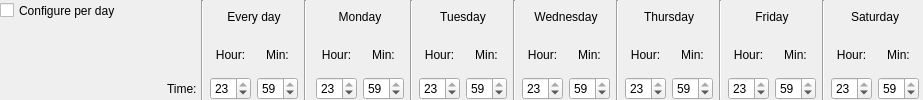
    <widget class="QWidget" name="wgLimitConfDay" native="true">
     <property name="enabled">
      <bool>true</bool>
     </property>
     <layout class="QHBoxLayout" name="lyLimitConfDay">
      <property name="spacing">
       <number>0</number>
      </property>
      <property name="margin">
       <number>0</number>
      </property>
      <item>
       <layout class="QVBoxLayout" name="verticalLayout_1">
        <item>
         <widget class="QCheckBox" name="ckLimitDay">
          <property name="minimumSize">
           <size>
            <width>0</width>
            <height>21</height>
           </size>
          </property>
          <property name="layoutDirection">
           <enum>Qt::LeftToRight</enum>
          </property>
          <property name="text">
           <string>Configure per day</string>
          </property>
         </widget>
        </item>
        <item>
         <spacer name="verticalSpacer_3">
          <property name="orientation">
           <enum>Qt::Vertical</enum>
          </property>
          <property name="sizeType">
           <enum>QSizePolicy::Expanding</enum>
          </property>
          <property name="sizeHint" stdset="0">
           <size>
            <width>20</width>
            <height>30</height>
           </size>
          </property>
         </spacer>
        </item>
       </layout>
      </item>
      <item>
       <spacer name="horizontalSpacer_2">
        <property name="orientation">
         <enum>Qt::Horizontal</enum>
        </property>
        <property name="sizeHint" stdset="0">
         <size>
          <width>46</width>
          <height>20</height>
         </size>
        </property>
       </spacer>
      </item>
      <item>
       <layout class="QVBoxLayout" name="verticalLayout_3">
        <property name="rightMargin">
         <number>4</number>
        </property>
        <item>
         <spacer name="verticalSpacer_5">
          <property name="orientation">
           <enum>Qt::Vertical</enum>
          </property>
          <property name="sizeHint" stdset="0">
           <size>
            <width>20</width>
            <height>41</height>
           </size>
          </property>
         </spacer>
        </item>
        <item>
         <widget class="QLabel" name="lbTime">
          <property name="minimumSize">
           <size>
            <width>0</width>
            <height>23</height>
           </size>
          </property>
          <property name="layoutDirection">
           <enum>Qt::RightToLeft</enum>
          </property>
          <property name="text">
           <string>Time:</string>
          </property>
         </widget>
        </item>
       </layout>
      </item>
      <item>
       <widget class="QWidget" name="wgLimitEveryDay" native="true">
        <layout class="QGridLayout" name="gridLayout_2">
         <property name="leftMargin">
          <number>0</number>
         </property>
         <property name="topMargin">
          <number>0</number>
         </property>
         <property name="bottomMargin">
          <number>0</number>
         </property>
         <item row="0" column="0" rowspan="3">
          <widget class="Line" name="vLine_6">
           <property name="orientation">
            <enum>Qt::Vertical</enum>
           </property>
          </widget>
         </item>
         <item row="0" column="1" colspan="2">
          <widget class="QLabel" name="lbLimit_0">
           <property name="minimumSize">
            <size>
             <width>0</width>
             <height>21</height>
            </size>
           </property>
           <property name="text">
            <string>Every day</string>
           </property>
           <property name="alignment">
            <set>Qt::AlignCenter</set>
           </property>
          </widget>
         </item>
         <item row="0" column="3" rowspan="3">
          <widget class="Line" name="vLine_0">
           <property name="orientation">
            <enum>Qt::Vertical</enum>
           </property>
          </widget>
         </item>
         <item row="1" column="1">
          <widget class="QLabel" name="label_43">
           <property name="minimumSize">
            <size>
             <width>0</width>
             <height>0</height>
            </size>
           </property>
           <property name="frameShape">
            <enum>QFrame::NoFrame</enum>
           </property>
           <property name="text">
            <string>Hour:</string>
           </property>
           <property name="alignment">
            <set>Qt::AlignCenter</set>
           </property>
          </widget>
         </item>
         <item row="1" column="2">
          <widget class="QLabel" name="label_44">
           <property name="frameShape">
            <enum>QFrame::NoFrame</enum>
           </property>
           <property name="text">
            <string>Min:</string>
           </property>
           <property name="alignment">
            <set>Qt::AlignCenter</set>
           </property>
          </widget>
         </item>
         <item row="2" column="1">
          <widget class="QSpinBox" name="sbLimitHr_0">
           <property name="maximumSize">
            <size>
             <width>41</width>
             <height>16777215</height>
            </size>
           </property>
           <property name="maximum">
            <number>23</number>
           </property>
           <property name="value">
            <number>23</number>
           </property>
          </widget>
         </item>
         <item row="2" column="2">
          <widget class="QSpinBox" name="sbLimitMn_0">
           <property name="maximumSize">
            <size>
             <width>41</width>
             <height>16777215</height>
            </size>
           </property>
           <property name="maximum">
            <number>59</number>
           </property>
           <property name="value">
            <number>59</number>
           </property>
          </widget>
         </item>
        </layout>
       </widget>
      </item>
      <item>
       <widget class="QWidget" name="wgLimitWeek" native="true">
        <layout class="QGridLayout" name="gridLayout_3">
         <property name="leftMargin">
          <number>0</number>
         </property>
         <property name="topMargin">
          <number>0</number>
         </property>
         <property name="rightMargin">
          <number>4</number>
         </property>
         <property name="bottomMargin">
          <number>0</number>
         </property>
         <item row="0" column="0" colspan="2">
          <widget class="QLabel" name="lbLimit_1">
           <property name="minimumSize">
            <size>
             <width>0</width>
             <height>21</height>
            </size>
           </property>
           <property name="text">
            <string>Monday</string>
           </property>
           <property name="alignment">
            <set>Qt::AlignCenter</set>
           </property>
          </widget>
         </item>
         <item row="0" column="2" rowspan="3">
          <widget class="Line" name="vLine_1">
           <property name="orientation">
            <enum>Qt::Vertical</enum>
           </property>
          </widget>
         </item>
         <item row="0" column="3" colspan="2">
          <widget class="QLabel" name="lbLimit_2">
           <property name="text">
            <string>Tuesday</string>
           </property>
           <property name="alignment">
            <set>Qt::AlignCenter</set>
           </property>
          </widget>
         </item>
         <item row="0" column="5" rowspan="3">
          <widget class="Line" name="vLine_2">
           <property name="orientation">
            <enum>Qt::Vertical</enum>
           </property>
          </widget>
         </item>
         <item row="0" column="6" colspan="2">
          <widget class="QLabel" name="lbLimit_3">
           <property name="text">
            <string>Wednesday</string>
           </property>
           <property name="alignment">
            <set>Qt::AlignCenter</set>
           </property>
          </widget>
         </item>
         <item row="0" column="8" rowspan="3">
          <widget class="Line" name="vLine_3">
           <property name="orientation">
            <enum>Qt::Vertical</enum>
           </property>
          </widget>
         </item>
         <item row="0" column="9" colspan="2">
          <widget class="QLabel" name="lbLimit_4">
           <property name="text">
            <string>Thursday</string>
           </property>
           <property name="alignment">
            <set>Qt::AlignCenter</set>
           </property>
          </widget>
         </item>
         <item row="0" column="11" rowspan="3">
          <widget class="Line" name="vLine_4">
           <property name="orientation">
            <enum>Qt::Vertical</enum>
           </property>
          </widget>
         </item>
         <item row="0" column="12" colspan="2">
          <widget class="QLabel" name="lbLimit_5">
           <property name="text">
            <string>Friday</string>
           </property>
           <property name="alignment">
            <set>Qt::AlignCenter</set>
           </property>
          </widget>
         </item>
         <item row="0" column="14" rowspan="3">
          <widget class="Line" name="vLine_5">
           <property name="orientation">
            <enum>Qt::Vertical</enum>
           </property>
          </widget>
         </item>
         <item row="0" column="15" colspan="2">
          <widget class="QLabel" name="lbLimit_6">
           <property name="text">
            <string>Saturday</string>
           </property>
           <property name="alignment">
            <set>Qt::AlignCenter</set>
           </property>
          </widget>
         </item>
         <item row="1" column="0">
          <widget class="QLabel" name="label_42">
           <property name="minimumSize">
            <size>
             <width>0</width>
             <height>0</height>
            </size>
           </property>
           <property name="frameShape">
            <enum>QFrame::NoFrame</enum>
           </property>
           <property name="text">
            <string>Hour:</string>
           </property>
           <property name="alignment">
            <set>Qt::AlignCenter</set>
           </property>
          </widget>
         </item>
         <item row="1" column="1">
          <widget class="QLabel" name="label_33">
           <property name="frameShape">
            <enum>QFrame::NoFrame</enum>
           </property>
           <property name="text">
            <string>Min:</string>
           </property>
           <property name="alignment">
            <set>Qt::AlignCenter</set>
           </property>
          </widget>
         </item>
         <item row="1" column="3">
          <widget class="QLabel" name="label_32">
           <property name="frameShape">
            <enum>QFrame::NoFrame</enum>
           </property>
           <property name="text">
            <string>Hour:</string>
           </property>
           <property name="alignment">
            <set>Qt::AlignCenter</set>
           </property>
          </widget>
         </item>
         <item row="1" column="4">
          <widget class="QLabel" name="label_36">
           <property name="frameShape">
            <enum>QFrame::NoFrame</enum>
           </property>
           <property name="text">
            <string>Min:</string>
           </property>
           <property name="alignment">
            <set>Qt::AlignCenter</set>
           </property>
          </widget>
         </item>
         <item row="1" column="6">
          <widget class="QLabel" name="label_31">
           <property name="frameShape">
            <enum>QFrame::NoFrame</enum>
           </property>
           <property name="text">
            <string>Hour:</string>
           </property>
           <property name="alignment">
            <set>Qt::AlignCenter</set>
           </property>
          </widget>
         </item>
         <item row="1" column="7">
          <widget class="QLabel" name="label_37">
           <property name="frameShape">
            <enum>QFrame::NoFrame</enum>
           </property>
           <property name="text">
            <string>Min:</string>
           </property>
           <property name="alignment">
            <set>Qt::AlignCenter</set>
           </property>
          </widget>
         </item>
         <item row="1" column="9">
          <widget class="QLabel" name="label_41">
           <property name="frameShape">
            <enum>QFrame::NoFrame</enum>
           </property>
           <property name="text">
            <string>Hour:</string>
           </property>
           <property name="alignment">
            <set>Qt::AlignCenter</set>
           </property>
          </widget>
         </item>
         <item row="1" column="10">
          <widget class="QLabel" name="label_34">
           <property name="frameShape">
            <enum>QFrame::NoFrame</enum>
           </property>
           <property name="text">
            <string>Min:</string>
           </property>
           <property name="alignment">
            <set>Qt::AlignCenter</set>
           </property>
          </widget>
         </item>
         <item row="1" column="12">
          <widget class="QLabel" name="label_38">
           <property name="frameShape">
            <enum>QFrame::NoFrame</enum>
           </property>
           <property name="text">
            <string>Hour:</string>
           </property>
           <property name="alignment">
            <set>Qt::AlignCenter</set>
           </property>
          </widget>
         </item>
         <item row="1" column="13">
          <widget class="QLabel" name="label_30">
           <property name="frameShape">
            <enum>QFrame::NoFrame</enum>
           </property>
           <property name="text">
            <string>Min:</string>
           </property>
           <property name="alignment">
            <set>Qt::AlignCenter</set>
           </property>
          </widget>
         </item>
         <item row="1" column="15">
          <widget class="QLabel" name="label_40">
           <property name="frameShape">
            <enum>QFrame::NoFrame</enum>
           </property>
           <property name="text">
            <string>Hour:</string>
           </property>
           <property name="alignment">
            <set>Qt::AlignCenter</set>
           </property>
          </widget>
         </item>
         <item row="1" column="16">
          <widget class="QLabel" name="label_35">
           <property name="frameShape">
            <enum>QFrame::NoFrame</enum>
           </property>
           <property name="text">
            <string>Min:</string>
           </property>
           <property name="alignment">
            <set>Qt::AlignCenter</set>
           </property>
          </widget>
         </item>
         <item row="2" column="0">
          <widget class="QSpinBox" name="sbLimitHr_1">
           <property name="maximumSize">
            <size>
             <width>41</width>
             <height>16777215</height>
            </size>
           </property>
           <property name="maximum">
            <number>23</number>
           </property>
           <property name="value">
            <number>23</number>
           </property>
          </widget>
         </item>
         <item row="2" column="1">
          <widget class="QSpinBox" name="sbLimitMn_1">
           <property name="maximumSize">
            <size>
             <width>41</width>
             <height>16777215</height>
            </size>
           </property>
           <property name="maximum">
            <number>59</number>
           </property>
           <property name="value">
            <number>59</number>
           </property>
          </widget>
         </item>
         <item row="2" column="3">
          <widget class="QSpinBox" name="sbLimitHr_2">
           <property name="maximumSize">
            <size>
             <width>41</width>
             <height>10000</height>
            </size>
           </property>
           <property name="maximum">
            <number>23</number>
           </property>
           <property name="value">
            <number>23</number>
           </property>
          </widget>
         </item>
         <item row="2" column="4">
          <widget class="QSpinBox" name="sbLimitMn_2">
           <property name="maximumSize">
            <size>
             <width>41</width>
             <height>10000</height>
            </size>
           </property>
           <property name="maximum">
            <number>59</number>
           </property>
           <property name="value">
            <number>59</number>
           </property>
          </widget>
         </item>
         <item row="2" column="6">
          <widget class="QSpinBox" name="sbLimitHr_3">
           <property name="maximumSize">
            <size>
             <width>41</width>
             <height>10000</height>
            </size>
           </property>
           <property name="maximum">
            <number>23</number>
           </property>
           <property name="value">
            <number>23</number>
           </property>
          </widget>
         </item>
         <item row="2" column="7">
          <widget class="QSpinBox" name="sbLimitMn_3">
           <property name="maximumSize">
            <size>
             <width>41</width>
             <height>10000</height>
            </size>
           </property>
           <property name="maximum">
            <number>59</number>
           </property>
           <property name="value">
            <number>59</number>
           </property>
          </widget>
         </item>
         <item row="2" column="9">
          <widget class="QSpinBox" name="sbLimitHr_4">
           <property name="maximumSize">
            <size>
             <width>41</width>
             <height>10000</height>
            </size>
           </property>
           <property name="maximum">
            <number>23</number>
           </property>
           <property name="value">
            <number>23</number>
           </property>
          </widget>
         </item>
         <item row="2" column="10">
          <widget class="QSpinBox" name="sbLimitMn_4">
           <property name="maximumSize">
            <size>
             <width>41</width>
             <height>10000</height>
            </size>
           </property>
           <property name="maximum">
            <number>59</number>
           </property>
           <property name="value">
            <number>59</number>
           </property>
          </widget>
         </item>
         <item row="2" column="12">
          <widget class="QSpinBox" name="sbLimitHr_5">
           <property name="maximumSize">
            <size>
             <width>41</width>
             <height>10000</height>
            </size>
           </property>
           <property name="maximum">
            <number>23</number>
           </property>
           <property name="value">
            <number>23</number>
           </property>
          </widget>
         </item>
         <item row="2" column="13">
          <widget class="QSpinBox" name="sbLimitMn_5">
           <property name="maximumSize">
            <size>
             <width>41</width>
             <height>10000</height>
            </size>
           </property>
           <property name="maximum">
            <number>59</number>
           </property>
           <property name="value">
            <number>59</number>
           </property>
          </widget>
         </item>
         <item row="2" column="15">
          <widget class="QSpinBox" name="sbLimitHr_6">
           <property name="maximumSize">
            <size>
             <width>41</width>
             <height>10000</height>
            </size>
           </property>
           <property name="maximum">
            <number>23</number>
           </property>
           <property name="value">
            <number>23</number>
           </property>
          </widget>
         </item>
         <item row="2" column="16">
          <widget class="QSpinBox" name="sbLimitMn_6">
           <property name="maximumSize">
            <size>
             <width>41</width>
             <height>10000</height>
            </size>
           </property>
           <property name="maximum">
            <number>59</number>
           </property>
           <property name="value">
            <number>59</number>
           </property>
          </widget>
         </item>
        </layout>
       </widget>
      </item>
     </layout>
    </widget>
